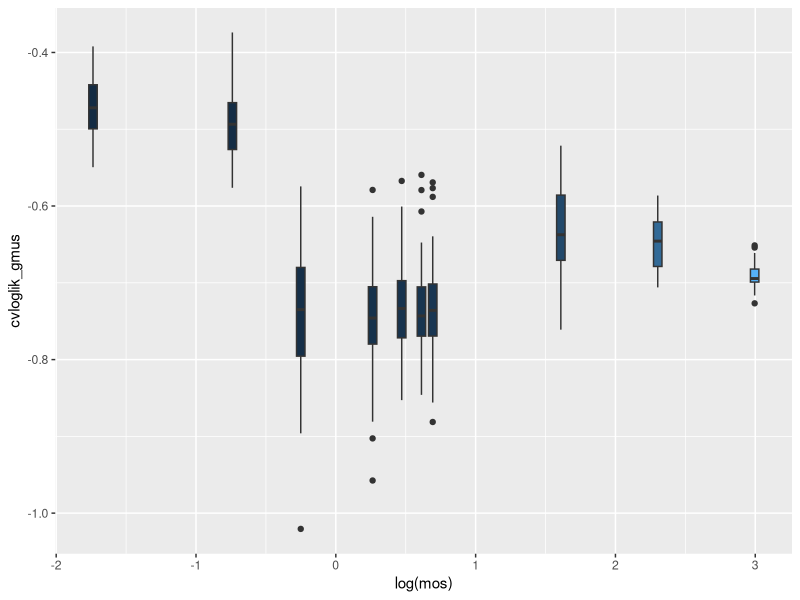
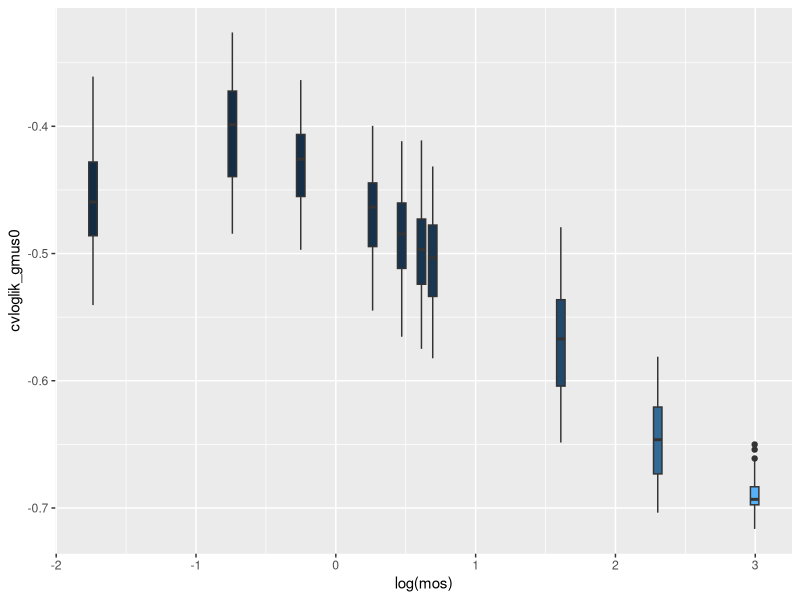
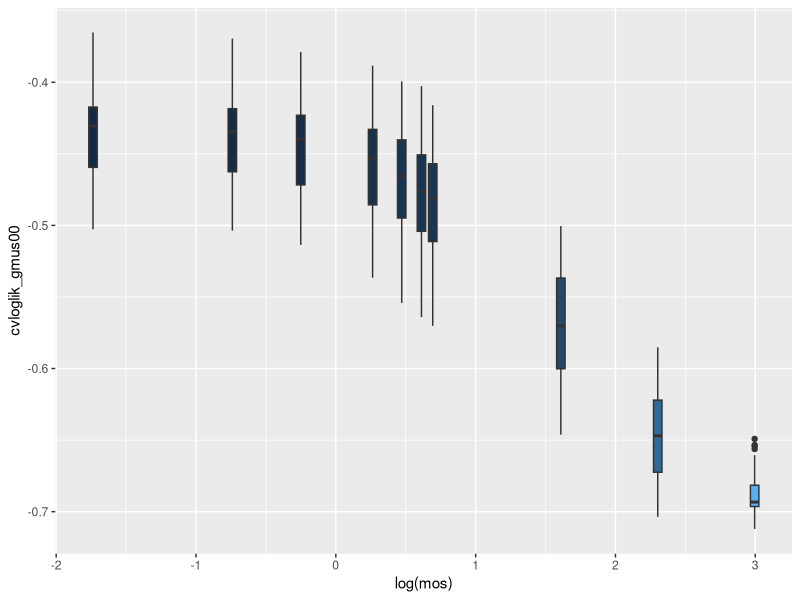
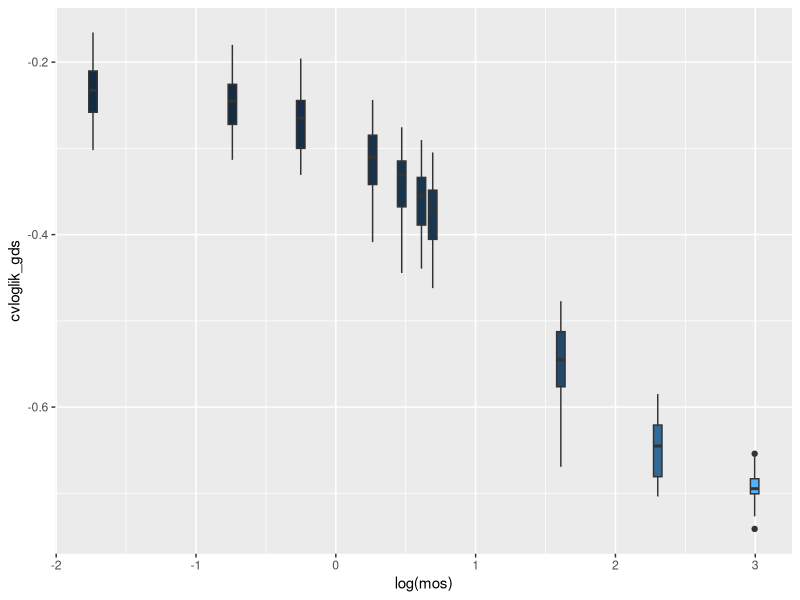
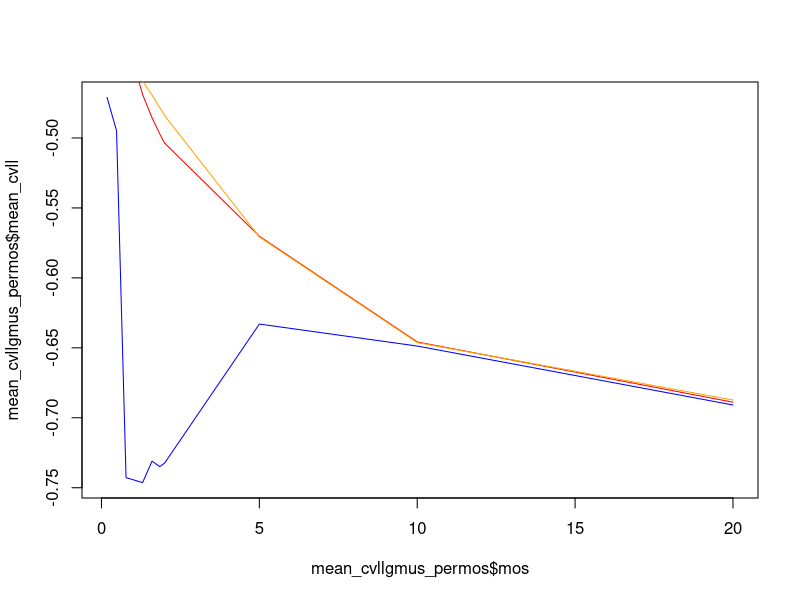
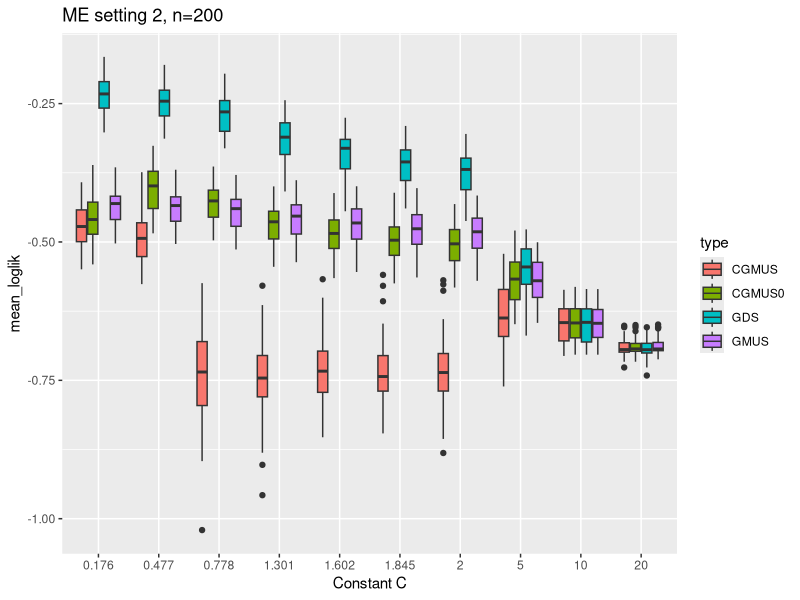

Write the R code that produced these figures, in order.
library(ggplot2)
library(tidyverse)
mos=log10(c(1.5,3,6,20,40,70,100,1e5,1e10,1e20)) #here it is: max(me)/sdX

cvloglik_gmus_result<-read.csv(file="cvloglik_gmus_fixsdX.csv")
cvloglik_gmus0_result<-read.csv(file="cvloglik_gmus0_fixsdX.csv")
cvloglik_gmus00_result<-read.csv(file="cvloglik_gmus00_fixsdX.csv")
cvloglik_gds_result<-read.csv(file="cvloglik_gds_fixsdX.csv")

cvloglik_gmus_result<-cvloglik_gmus_result$x #1cvloglik(5-fold-cv)200samples * B=50 times)* 10 mos
cvloglik_gmus0_result<-cvloglik_gmus0_result$x #1cvloglik(5-fold-cv)200samples * B=50 times)* 10 mos
cvloglik_gmus00_result<-cvloglik_gmus00_result$x #1cvloglik(5-fold-cv)200samples * B=50 times)* 10 mos
cvloglik_gds_result<-cvloglik_gds_result$x #1cvloglik(5-fold-cv)200samples *  B=50 times)* 10 mos

#60samples * B=50 *10 mos

split1<-seq(1,length(cvloglik_gmus_result),by=200) #1:10,0000
split2<-seq(200,length(cvloglik_gmus_result),by=200)# 1:10,0000


#######################


mean_cvloglik_gmus<-c()
mean_cvloglik_gmus0<-c()
mean_cvloglik_gmus00<-c()
mean_cvloglik_gds<-c()


for(i in 1:length(split1)){
  mean_cvloglik_gmus<-c(mean_cvloglik_gmus,mean(cvloglik_gmus_result[split1[i]:split2[i]],na.rm=T))
}

for(i in 1:length(split1)){
  mean_cvloglik_gmus0<-c(mean_cvloglik_gmus0,mean(cvloglik_gmus0_result[split1[i]:split2[i]],na.rm=T))
}

for(i in 1:length(split1)){
  mean_cvloglik_gmus00<-c(mean_cvloglik_gmus00,mean(cvloglik_gmus00_result[split1[i]:split2[i]],na.rm=T))
}

for(i in 1:length(split1)){
  mean_cvloglik_gds<-c(mean_cvloglik_gds,mean(cvloglik_gds_result[split1[i]:split2[i]],na.rm=T))
}

split3<-seq(1,500,by=50)
split4<-seq(50,500,by=50)
#splitgds3<-seq(1,15000,by=1500)
#splitgds4<-seq(1500,15000,by=1500)

mos=log10(c(1.5,3,6,20,40,70,100,1e5,1e10,1e20))
df_cvloglik_gmus<-as.data.frame(cbind(mean_cvloglik_gmus, rep(mos,each=50)))
colnames(df_cvloglik_gmus)<-c("cvloglik_gmus","mos")
df_cvloglik_gmus0<-as.data.frame(cbind(mean_cvloglik_gmus0, rep(mos,each=50)))
colnames(df_cvloglik_gmus0)<-c("cvloglik_gmus0","mos")

df_cvloglik_gmus00<-as.data.frame(cbind(mean_cvloglik_gmus00, rep(mos,each=50)))
colnames(df_cvloglik_gmus00)<-c("cvloglik_gmus00","mos")
df_cvloglik_gds<-as.data.frame(cbind(mean_cvloglik_gds,rep(mos,each=50)))
colnames(df_cvloglik_gds)<-c("cvloglik_gds","mos")


ggplot(df_cvloglik_gmus,aes(x=log(mos),y=cvloglik_gmus, fill=mos,group=mos)) +
  geom_boxplot() +
  theme(legend.position = "none")


ggplot(df_cvloglik_gmus0,aes(x=log(mos),y=cvloglik_gmus0, fill=mos,group=mos)) +
  geom_boxplot() +
  theme(legend.position = "none")

ggplot(df_cvloglik_gmus00,aes(x=log(mos),y=cvloglik_gmus00, fill=mos,group=mos)) +
  geom_boxplot() +
  theme(legend.position = "none")

ggplot(df_cvloglik_gds,aes(x=log(mos),y=cvloglik_gds, fill=mos,group=mos)) +
  geom_boxplot() +
  theme(legend.position = "none")

mean_cvllgmus_permos<-df_cvloglik_gmus %>%
  group_by(mos) %>%
  summarise(mean_cvll = mean(cvloglik_gmus, na.rm = TRUE))

mean_cvllgmus0_permos<-df_cvloglik_gmus0 %>%
  group_by(mos) %>%
  summarise(mean_cvll = mean(cvloglik_gmus0, na.rm = TRUE))

mean_cvllgmus00_permos<-df_cvloglik_gmus00 %>%
  group_by(mos) %>%
  summarise(mean_cvll = mean(cvloglik_gmus00, na.rm = TRUE))

mean_cvllgds_permos<-df_cvloglik_gds %>%
  group_by(mos) %>%
  summarise(mean_cvll = mean(cvloglik_gds, na.rm = TRUE))



plot(x=mean_cvllgmus_permos$mos,y=mean_cvllgmus_permos$mean_cvll,type="l",col="blue")
lines(x=mean_cvllgmus0_permos$mos,y=mean_cvllgmus0_permos$mean_cvll,col="red")
lines(x=mean_cvllgmus00_permos$mos,y=mean_cvllgmus00_permos$mean_cvll,col="orange")

xxx1<-cbind(mean_cvloglik_gmus, rep(mos,each=50)) #gmus B=50 * 10 mos
colnames(xxx1)<-c()
xxx2<-cbind(mean_cvloglik_gmus0, rep(mos,each=50)) #gmus0 B=50 * 10 mos
colnames(xxx2)<-c()
xxx3<-cbind(mean_cvloglik_gmus00, rep(mos,each=50)) #gmus00 B=50 * 10 mos
colnames(xxx3)<-c()
xxx4<-cbind(mean_cvloglik_gds,rep(mos,each=50)) #gds B=50 * 10 mos
colnames(xxx3)<-c()

df_combined<-as.data.frame(rbind(xxx1,xxx2,xxx3,xxx4))
colnames(df_combined)<-c("mean_loglik","mos")
df_combined$mos<-round(df_combined$mos,3)
df_combined$type<-rep(c("CGMUS","CGMUS0","GMUS","GDS"),each=500)


df_combined$mos<-as.factor(df_combined$mos)
df_combined$type<-as.factor(df_combined$type)


ggplot(df_combined,aes(x=mos,y=mean_loglik, fill=type)) +
  geom_boxplot() +
  labs(title="ME setting 2, n=200", x="Constant C")
#theme(legend.position = "top")

############ paired ttest
lvl<-c("0.176","0.477","0.778","1.301","1.602","1.845","2","5" ,"10","20")
df_combined[df_combined$mos==lvl[1],]

# loglik_gmus - loglik_gmus0
#mos1_diff<-df_combined[df_combined$type=="gmus",]$mean_loglik[1:50]-df_combined[df_combined$type=="gmus0",]$mean_loglik[1:50]
##############

#t.test(x=df_combined[df_combined$type=="gmus",]$mean_loglik[1:50],
#       y=df_combined[df_combined$type=="gmus0",]$mean_loglik[1:50],paired=T)
#t.test(x=df_combined[df_combined$type=="gmus",]$mean_loglik[51:100],
#       y=df_combined[df_combined$type=="gmus0",]$mean_loglik[51:100],paired=T)
#t.test(x=df_combined[df_combined$type=="gmus",]$mean_loglik[101:150],
#       y=df_combined[df_combined$type=="gmus0",]$mean_loglik[101:150],paired=T)
#t.test(x=df_combined[df_combined$type=="gmus",]$mean_loglik[151:200],
#       y=df_combined[df_combined$type=="gmus0",]$mean_loglik[151:200],paired=T)
#t.test(x=df_combined[df_combined$type=="gmus",]$mean_loglik[201:250],
#       y=df_combined[df_combined$type=="gmus0",]$mean_loglik[201:250],paired=T)
#t.test(x=df_combined[df_combined$type=="gmus",]$mean_loglik[251:300],
#       y=df_combined[df_combined$type=="gmus0",]$mean_loglik[251:300],paired=T)
#
#t.test(x=df_combined[df_combined$type=="gmus",]$mean_loglik[1:400],
#       y=df_combined[df_combined$type=="gmus0",]$mean_loglik[1:400],paired=T,alternative = "greater")
#
#t.test(x=df_combined[df_combined$type=="gmus",]$mean_loglik[1:400],
#       y=df_combined[df_combined$type=="gds",]$mean_loglik[1:400],paired=T,alternative = "greater")
#
#t.test(x=df_combined[df_combined$type=="gmus",]$mean_loglik[51:100],
#       y=df_combined[df_combined$type=="gds",]$mean_loglik[51:100],paired=T,alternative = "two.sided")

#df_combined$paired<-as.numeric(df_combined$mos)
#ggplot(df_combined,aes(x=mos,y=mean_loglik, fill=type)) +
#  geom_boxplot() + 
#  geom_line(aes(group=paired), position = position_dodge(0.2)) 